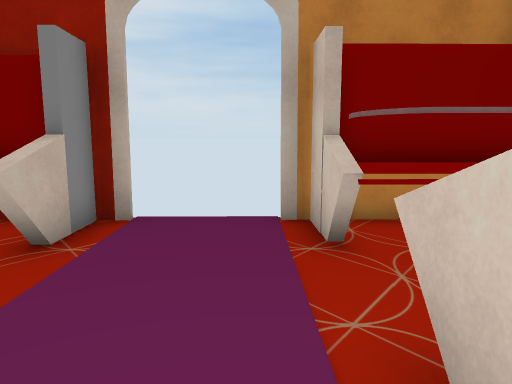
[1] (above)

17 first-person views from a walk through a 3-D level made in the Unity game engine. The camera is 1.5 m above the floor, tilts 8° down and sees 70° across. The floor is counted in squares, 1 m on a side. Each view is taken from the middle of a square. On the plan, view 1 faces up. The plan holds only what a view shows up to about 16 squares ahead; the rest is blank. Some surface patterns are stand-ins.

[2]
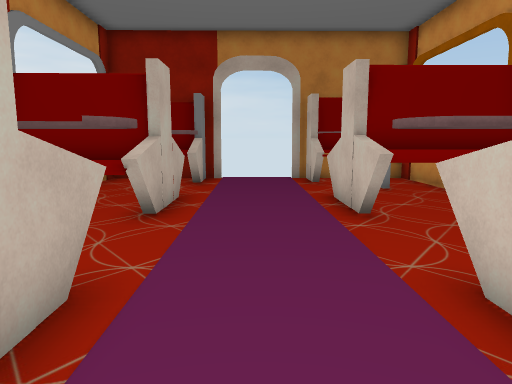

[3]
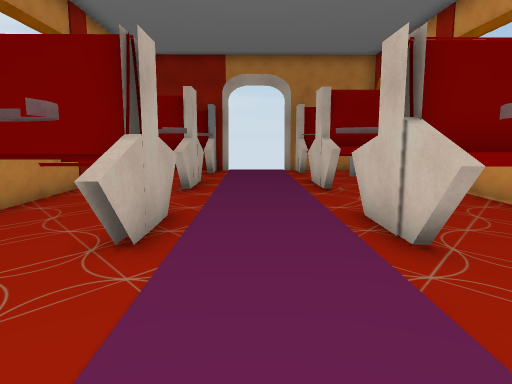

[4]
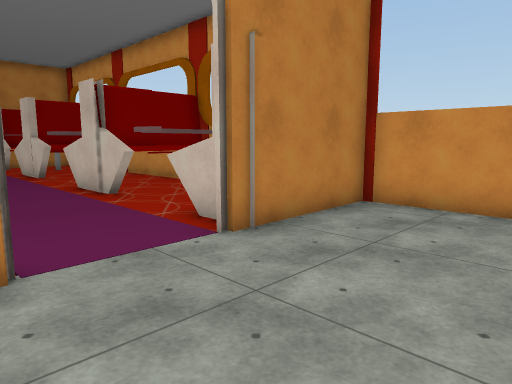

[5]
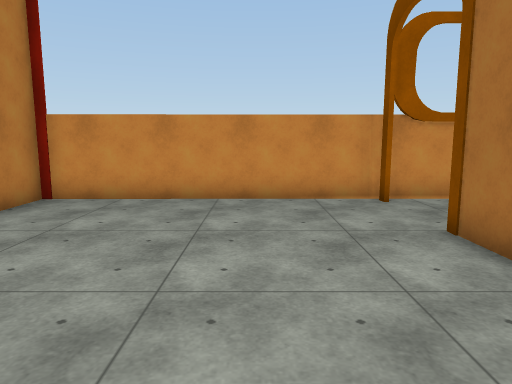

[6]
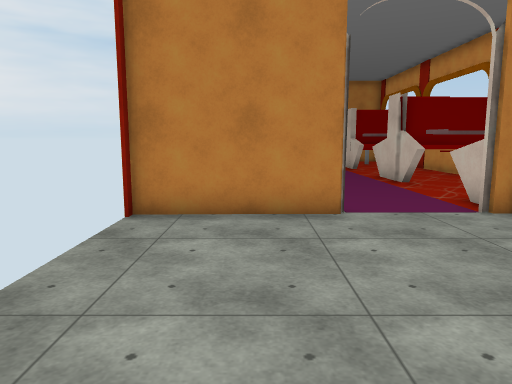

[7]
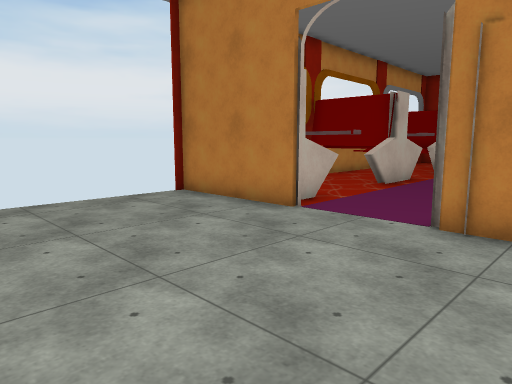

[8]
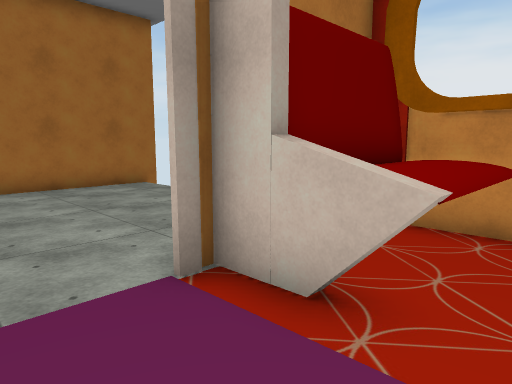

[9]
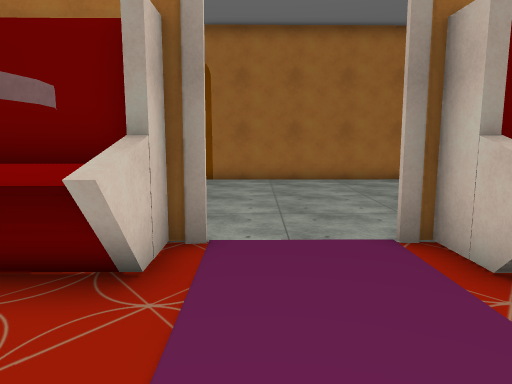

[10]
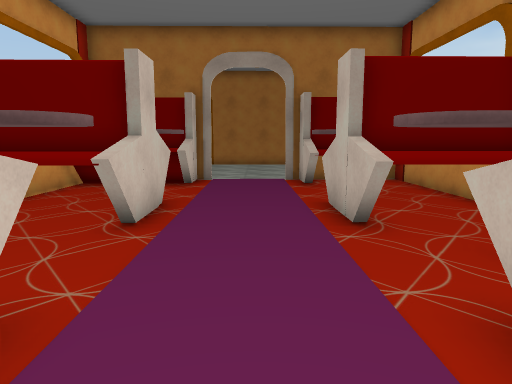

[11]
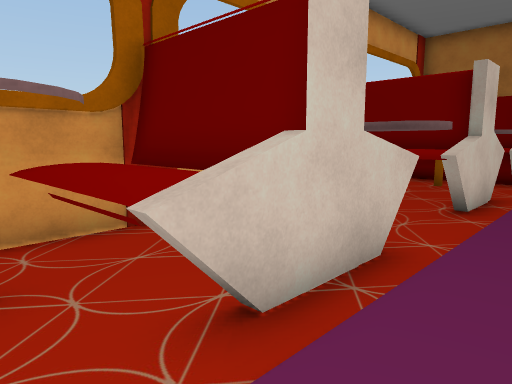

[12]
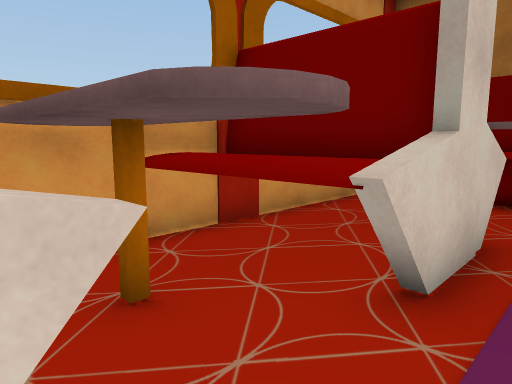

[13]
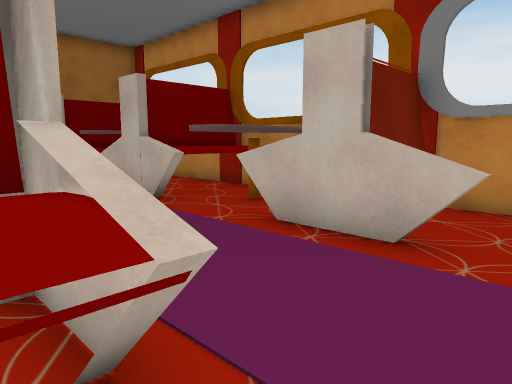

[14]
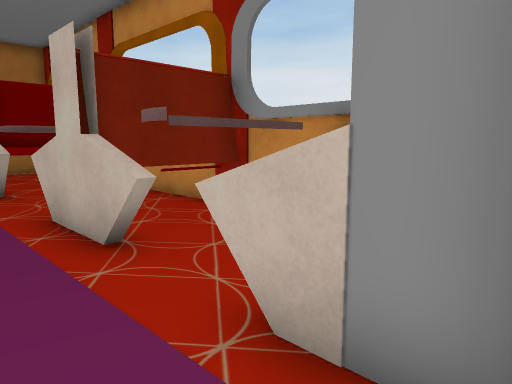

[15]
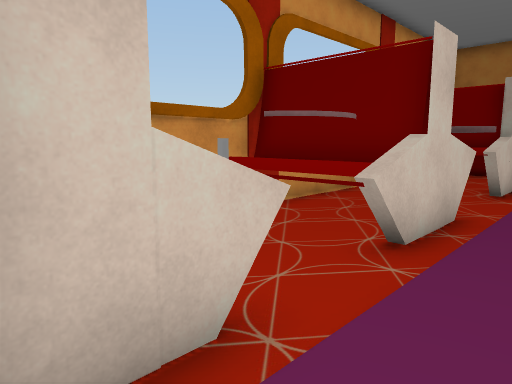

[16]
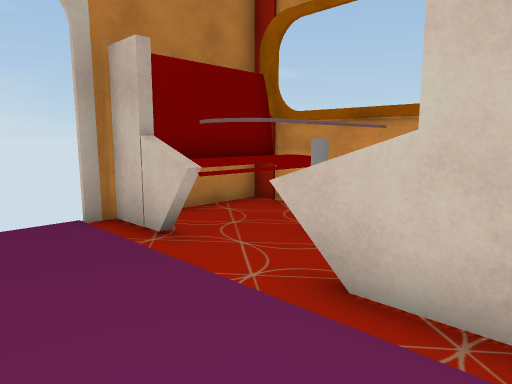

[17]
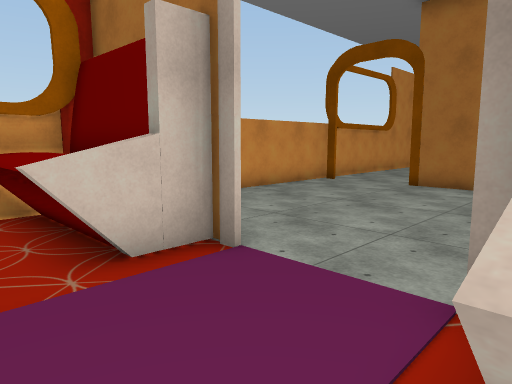

### Floor plan
Key: @ floor where view 1 was taken; # wall or solid block; x gap in a wall; . floor; = window, fence, low wall or low ledge; T thing the floor can be seen under or through; O other object.
Columns run from 7 left of view 1 to 6 right of it. Each row starts with its distance up from view 1.
  7     #...#####
  6     #...#####
  5     #...#####
  4     #.....  #
  3 #   #....####
  2 #   =...#####
  1 #####...#####
  0 #####..@#####
 -1 #####...#####
 -2 #...........#
 -3 #...........#
 -4 #TTTT...#OOOO
 -5 ##TTT...#OOOO
 -6 #TTTT...#####
 -7 #...=....OOO#
 -8 #...#....O###
 -9 #.  ......###
-10 #OOO#....OOO#
-11 #OOO#....OOOO
-12 #####...######
-13 x............#
-14  ............#
-15  ............#
-16  ............#
-17  ............#
-18  ............#
-19  ............#
-20  ............#
-21 #########...##
-22          ....#
-23           ...#
-24           ..

Where each view was taken, in squares from view 1:
view 1: 0 up, 0 right, facing up
view 2: 8 down, 1 left, facing up
view 3: 12 down, 1 left, facing up
view 4: 17 down, 3 left, facing up-right
view 5: 18 down, 4 left, facing right
view 6: 20 down, 4 left, facing up
view 7: 19 down, 3 right, facing up-left
view 8: 9 down, 0 right, facing down-left
view 9: 7 down, 0 right, facing down
view 10: 2 up, 1 left, facing down
view 11: 4 up, 1 left, facing down-right
view 12: 1 down, 0 right, facing down-right
view 13: 4 up, 2 right, facing down-left
view 14: 7 up, 1 left, facing down-left
view 15: 7 up, 1 left, facing down-right
view 16: 0 up, 2 left, facing up-right
view 17: 9 down, 3 left, facing down-right
